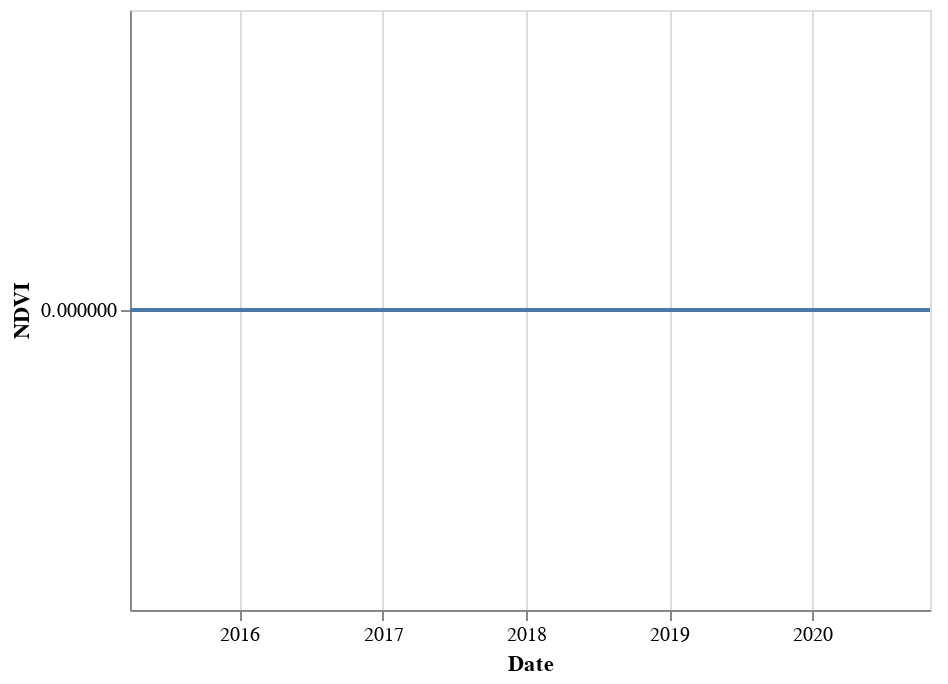

Notebook source saved alongside this figure:
### Markdown cell above
## Interactive mapping

### Make an interactive map with the chart data embedded

The information we just plotted can be placed onto the interactive map, using the 'Altair' module for plotting. 

Altair is designed to quickly make charts that can be displayed online

https://altair-viz.github.io/getting_started/overview.html

Using the "NDVI" and "Date" columns, plot the NDVI over time.

### Code cell
chart = alt.Chart(df).mark_line().encode(y='NDVI', x='Date')
chart

### Figure 1 — Vega-Lite specification as saved in the notebook (floating-point values rounded to 4 significant figures; data arrays with more than 128 entries replaced by an {"elided": "..."} marker saying what was removed)
{"config": {"view": {"continuousWidth": 400, "continuousHeight": 300}}, "data": {"name": "data-869f8a86157f96904e1457d985ffc9fa"}, "mark": "line", "encoding": {"x": {"type": "temporal", "field": "Date"}, "y": {"type": "quantitative", "field": "NDVI"}}, "$schema": "https://vega.github.io/schema/vega-lite/v4.8.1.json", "datasets": {"data-869f8a86157f96904e1457d985ffc9fa": {"elided": "315 records"}}}
